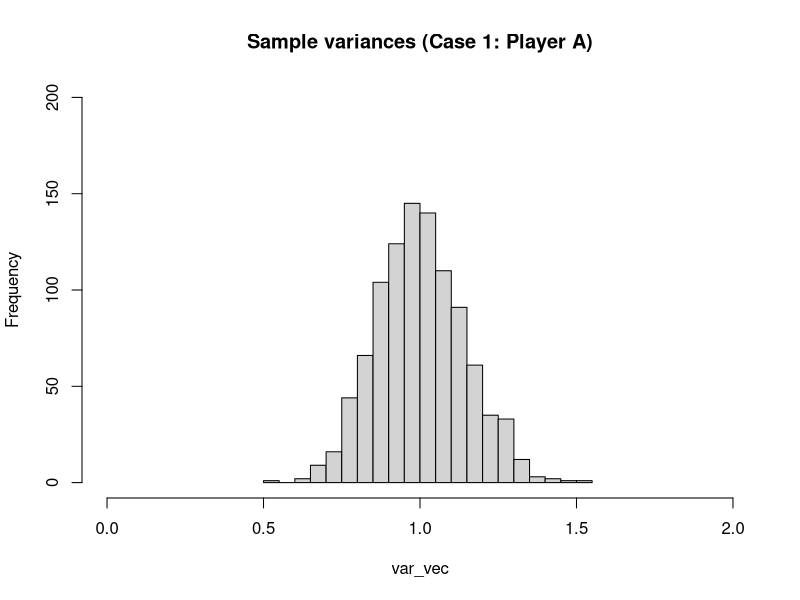
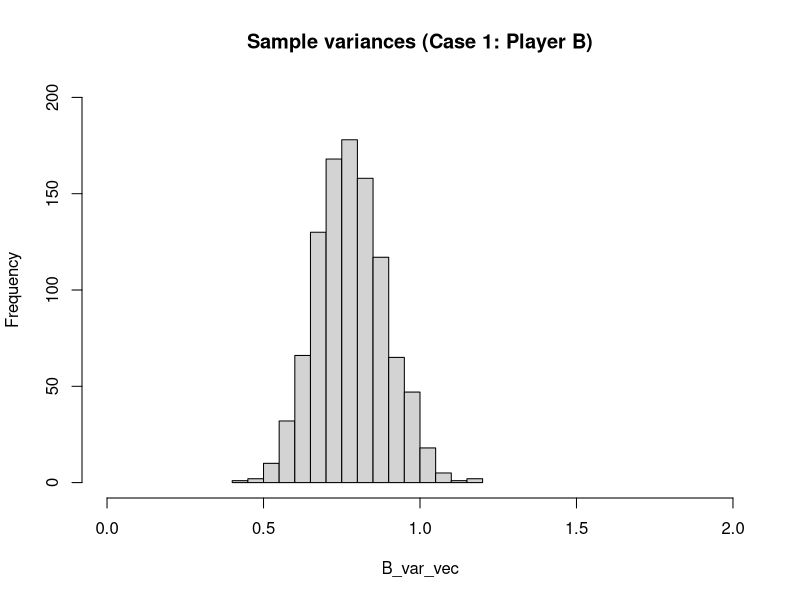
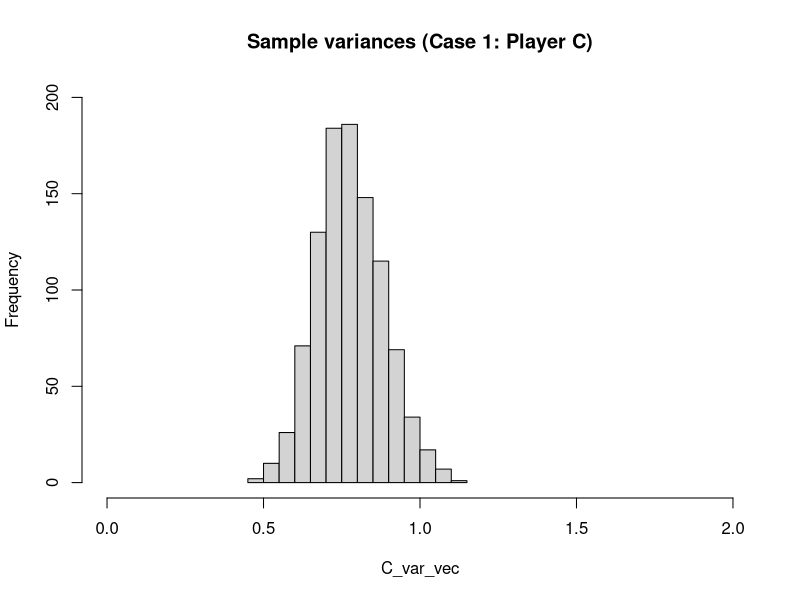
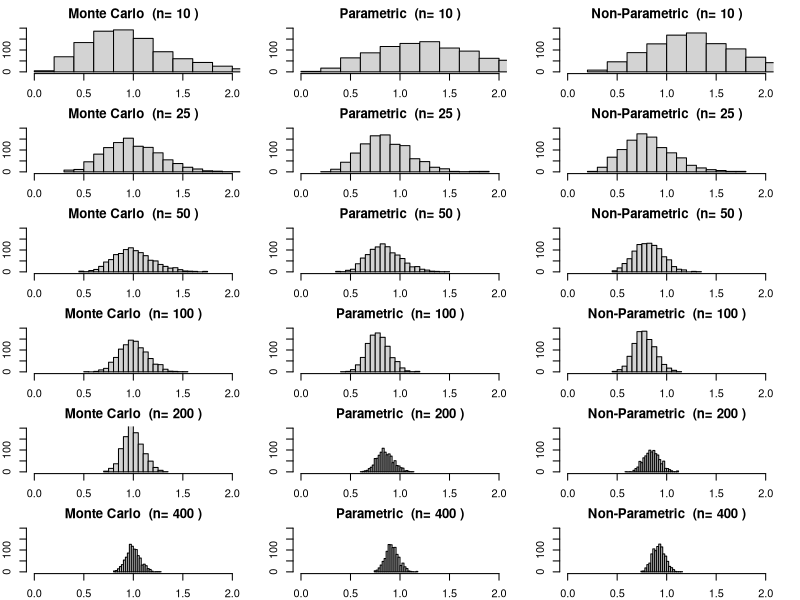
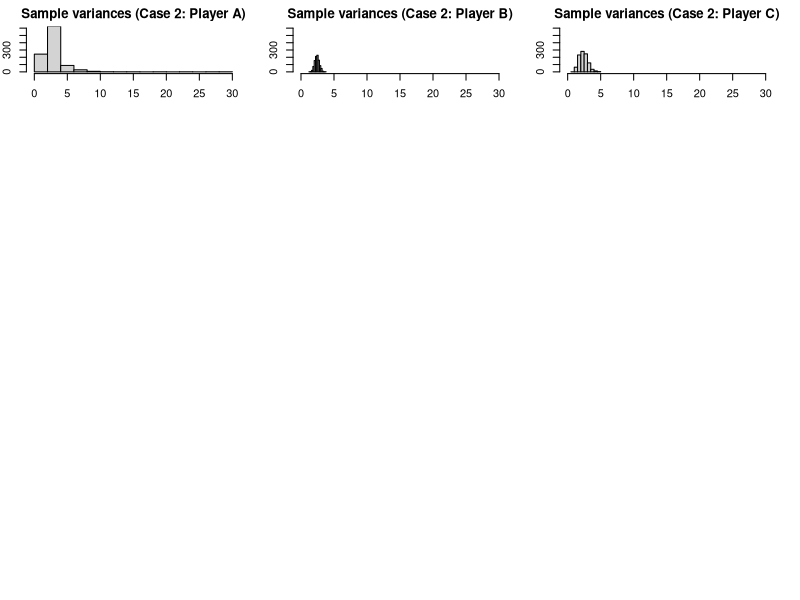
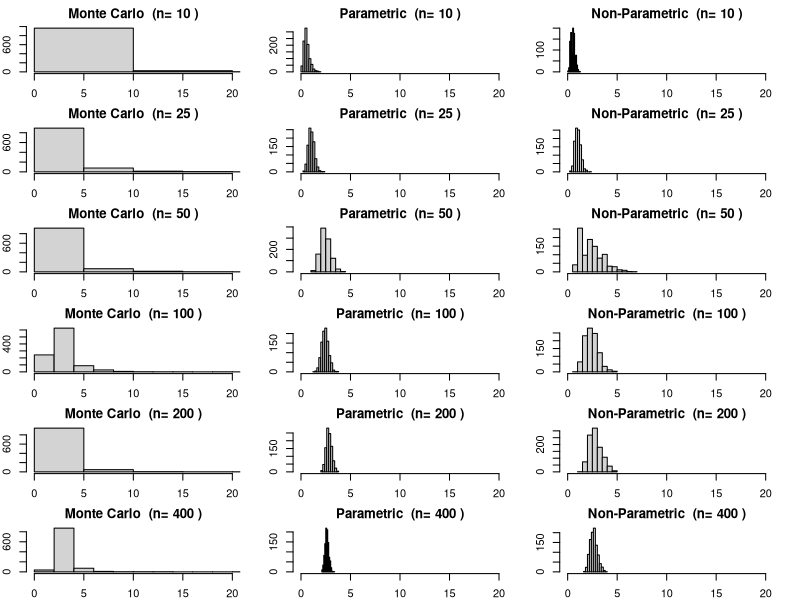
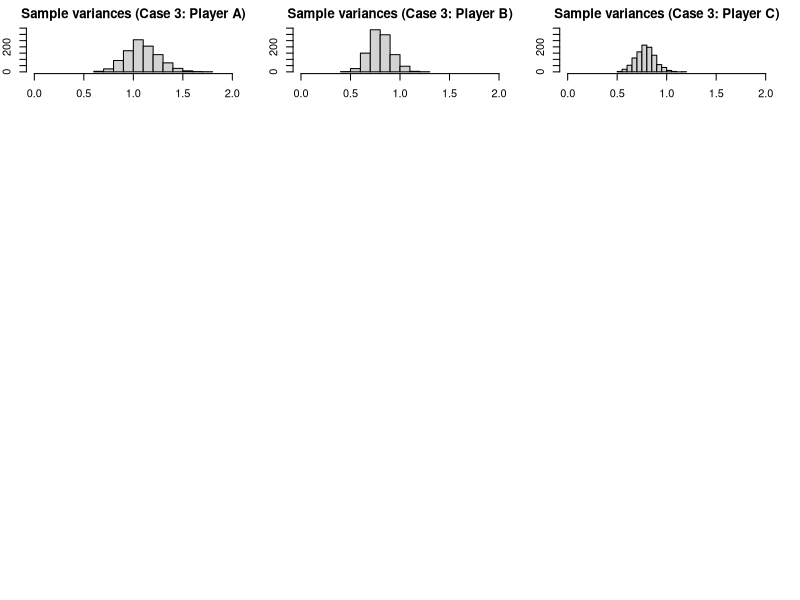
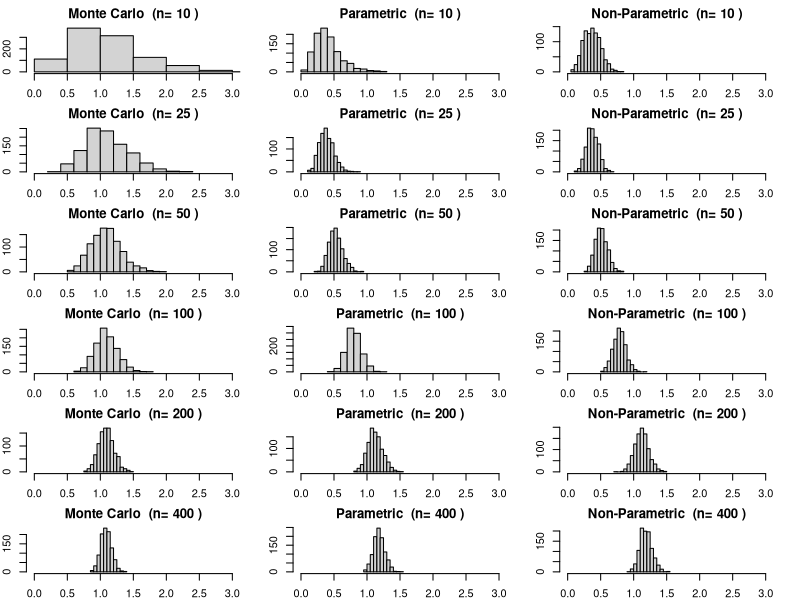

Write R code to recreate these figures, in order. (Note: a time limit stopped this script after it produced the figures.)
## ---- chunk 1
knitr::opts_chunk$set(warning = FALSE, message = FALSE) 
## ---- chunk 2
myRound <- function(x, acc=3) {mult = 10^acc; round(x*mult)/mult}
## ---- chunk 3
# Case 1
n = 100
m=1000
set.seed(0)
origData = rnorm(n) # case 1


# a) Player A
# generate 1000 data sets
set.seed(0)
z = rnorm(n*m)
mat = matrix(z,nrow=m)
#calculate variance for each row
var_vec = apply(mat,1,var) 
samp_mean = mean(var_vec)
samp_var = var(var_vec)
print(paste("The sample mean is (Case 1: Player A): ", myRound(samp_mean)))
print(paste("The sample variance is (Case 1: Player A): ", myRound(samp_var)))
hist(var_vec,
     ylim=c(0,200),
     breaks=20,
     xlim=c(0,2),
     main="Sample variances (Case 1: Player A)")

# b) Player B
# Estimate mean and variance from the sample data
B_var = var(origData)
B_mean = mean(origData)
# simulate new data with 
set.seed(0)
B_mat = matrix(rnorm(n*m, mean = B_mean, sd = sqrt(B_var)),nrow=m)
B_var_vec = apply(B_mat,1,var) 
B_samp_mean = mean(B_var_vec)
B_samp_var = var(B_var_vec)
print(paste("The sample mean is (Case 1: Player B): ", myRound(B_samp_mean)))
print(paste("The sample variance is (Case 1: Player B): ", myRound(B_samp_var)))
hist(B_var_vec,
     ylim=c(0,200),
     breaks=20,
     xlim=c(0,2),
     main="Sample variances (Case 1: Player B)")

# c) Player C
# sample new data
z=sample(x=origData, size=n*m, replace=TRUE)
C_mat = matrix(z,nrow=m)
C_var_vec = apply(C_mat,1,var) 
C_samp_mean = mean(C_var_vec)
C_samp_var = var(C_var_vec)
print(paste("The sample mean is (Case 1: Player C): ", myRound(C_samp_mean)))
print(paste("The sample variance is (Case 1: Player C): ", myRound(C_samp_var)))
hist(C_var_vec,
     ylim=c(0,200),
     breaks=20,
     xlim=c(0,2),
     main="Sample variances (Case 1: Player C)")
## ---- chunk 4
# e)
n_vec=c(10, 25, 50, 100, 200, 400)
methods_vec = c("Monte Carlo", "Parametric", "Non-Parametric")
m=1000
set.seed(0)
data400 = rnorm(400)

# save results in tables
mean_res_df = data.frame(matrix(ncol=7, nrow=3))
var_res_df = data.frame(matrix(ncol=7, nrow=3))
colnames(mean_res_df) = c("Method", n_vec)
colnames(var_res_df) = c("Method", n_vec)
mean_res_df["Method"] = methods_vec
var_res_df["Method"] = methods_vec

par(mfrow=c(6,3),mar=c(2,2,2,2))
for(n in n_vec){
  mean_res_vec = c()
  var_res_vec = c()
  
  #Monte Carlo
  set.seed(0)
  z = rnorm(n*m)
  mat = matrix(z,nrow=m)
  var_vec = apply(mat,1,var) 
  samp_mean = myRound(mean(var_vec))
  samp_var = myRound(var(var_vec))
  mean_res_vec = c(mean_res_vec, samp_mean)
  var_res_vec = c(var_res_vec, samp_var)
  hist(var_vec,
       ylim=c(0,200),
       breaks=20,
       xlim=c(0,2),
       main=paste("Monte Carlo ", 
                  "(n=",n,")"))
  
  # Parametric
  # Estimate mean and variance from the sample data
  z = data400[1:n]
  B_var = var(z)
  B_mean = mean(z)
  # simulate new data with 
  set.seed(0)
  B_mat = matrix(rnorm(n*m, mean = B_mean, sd = sqrt(B_var)),nrow=m)
  B_var_vec = apply(B_mat,1,var) 
  B_samp_mean = myRound(mean(B_var_vec))
  B_samp_var = myRound(var(B_var_vec))
  mean_res_vec = c(mean_res_vec, B_samp_mean)
  var_res_vec = c(var_res_vec, B_samp_var)
  hist(B_var_vec,
       ylim=c(0,200),
       breaks=20,
       xlim=c(0,2),
       main=paste("Parametric ", 
                  "(n=",n,")"))
  
  # c) Player C
  # sample new data
  z=sample(x=data400[1:n], size=n*m, replace=TRUE)
  C_mat = matrix(z,nrow=m)
  C_var_vec = apply(C_mat,1,var) 
  C_samp_mean = myRound(mean(C_var_vec))
  C_samp_var = myRound(var(C_var_vec))
  mean_res_vec = c(mean_res_vec, C_samp_mean)
  var_res_vec = c(var_res_vec, C_samp_var)
  hist(C_var_vec,
       ylim=c(0,200),
       breaks=20,
       xlim=c(0,2),
       main=paste("Non-Parametric ", 
                  "(n=",n,")"))
  
  mean_res_df[as.character(n)] = mean_res_vec
  var_res_df[as.character(n)] = var_res_vec
}
# display tables
knitr::kable(mean_res_df, 
             format = "markdown", 
             caption = "Mean for different n values (Case 1).")
knitr::kable(var_res_df, 
             format = "markdown",
             caption = "Variance for different n values (Case 1).")
## ---- chunk 5
# Case 2
n = 100
m=1000
set.seed(0)
origData = rt(n,df=3); # case 2


# a) Player A
# generate 1000 data sets
set.seed(0)
z = rt(n*m,df=3)
mat = matrix(z,nrow=m)
#calculate variance for each row
var_vec = apply(mat,1,var) 
samp_mean = mean(var_vec)
samp_var = var(var_vec)
print(paste("The sample mean is (Case 2: Player A): ", myRound(samp_mean)))
print(paste("The sample variance is (Case 2: Player A): ", myRound(samp_var)))
hist(var_vec,
     ylim=c(0,600),
     # breaks=20,
     xlim=c(0,30),
     main="Sample variances (Case 2: Player A)")

# b) Player B
# Estimate mean and variance from the sample data
B_var = var(origData)
B_mean = mean(origData)
# simulate new data with 
set.seed(0)
B_mat = matrix(rnorm(n*m, mean = B_mean, sd = sqrt(B_var)),nrow=m)
B_var_vec = apply(B_mat,1,var) 
B_samp_mean = mean(B_var_vec)
B_samp_var = var(B_var_vec)
print(paste("The sample mean is (Case 2: Player B): ", myRound(B_samp_mean)))
print(paste("The sample variance is (Case 2: Player B): ", myRound(B_samp_var)))
hist(B_var_vec,
     ylim=c(0,600),
     # breaks=20,
     xlim=c(0,30),
     main="Sample variances (Case 2: Player B)")

# c) Player C
# sample new data
z=sample(x=origData, size=n*m, replace=TRUE)
C_mat = matrix(z,nrow=m)
C_var_vec = apply(C_mat,1,var) 
C_samp_mean = mean(C_var_vec)
C_samp_var = var(C_var_vec)
print(paste("The sample mean is (Case 2: Player C): ", myRound(C_samp_mean)))
print(paste("The sample variance is (Case 2: Player C): ", myRound(C_samp_var)))
hist(C_var_vec,
     ylim=c(0,600),
     # breaks=20,
     xlim=c(0,30),
     main="Sample variances (Case 2: Player C)")
## ---- chunk 6
# e)
n_vec=c(10, 25, 50, 100, 200, 400)
methods_vec = c("Monte Carlo", "Parametric", "Non-Parametric")
m=1000
set.seed(0)
data400 = rt(400,df=3)

# save results in tables
mean_res_df = data.frame(matrix(ncol=7, nrow=3))
var_res_df = data.frame(matrix(ncol=7, nrow=3))
colnames(mean_res_df) = c("Method", n_vec)
colnames(var_res_df) = c("Method", n_vec)
mean_res_df["Method"] = methods_vec
var_res_df["Method"] = methods_vec

par(mfrow=c(6,3),mar=c(2,2,2,2))
for(n in n_vec){
  mean_res_vec = c()
  var_res_vec = c()
  
  #Monte Carlo
  set.seed(0)
  z = rt(n*m, df=3)
  mat = matrix(z,nrow=m)
  var_vec = apply(mat,1,var) 
  samp_mean = myRound(mean(var_vec))
  samp_var = myRound(var(var_vec))
  mean_res_vec = c(mean_res_vec, samp_mean)
  var_res_vec = c(var_res_vec, samp_var)
  hist(var_vec,
       # ylim=c(0,500),
       # breaks=20,
       xlim=c(0,20),
       main=paste("Monte Carlo ", 
                  "(n=",n,")"))
  
  # Parametric
  # Estimate mean and variance from the sample data
  z = data400[1:n]
  B_var = var(z)
  B_mean = mean(z)
  # simulate new data with 
  set.seed(0)
  B_mat = matrix(rnorm(n*m, mean = B_mean, sd = sqrt(B_var)),nrow=m)
  B_var_vec = apply(B_mat,1,var) 
  B_samp_mean = myRound(mean(B_var_vec))
  B_samp_var = myRound(var(B_var_vec))
  mean_res_vec = c(mean_res_vec, B_samp_mean)
  var_res_vec = c(var_res_vec, B_samp_var)
  hist(B_var_vec,
       # ylim=c(0,500),
       # breaks=20,
       xlim=c(0,20),
       main=paste("Parametric ", 
                  "(n=",n,")"))
  
  # c) Player C
  # sample new data
  z=sample(x=data400[1:n], size=n*m, replace=TRUE)
  C_mat = matrix(z,nrow=m)
  C_var_vec = apply(C_mat,1,var) 
  C_samp_mean = myRound(mean(C_var_vec))
  C_samp_var = myRound(var(C_var_vec))
  mean_res_vec = c(mean_res_vec, C_samp_mean)
  var_res_vec = c(var_res_vec, C_samp_var)
  hist(C_var_vec,
       # ylim=c(0,500),
       # breaks=20,
       xlim=c(0,20),
       main=paste("Non-Parametric ", 
                  "(n=",n,")"))
  
  mean_res_df[as.character(n)] = mean_res_vec
  var_res_df[as.character(n)] = var_res_vec
}
# display tables
knitr::kable(mean_res_df, 
             format = "markdown", 
             caption = "Mean for different n values (Case 2).")
knitr::kable(var_res_df, 
             format = "markdown",
             caption = "Variance for different n values (Case 2).")
## ---- chunk 7
# Case 3
n = 100
m=1000
set.seed(0)
origData = rt(n,df=25); # case 3


# a) Player A
# generate 1000 data sets
set.seed(0)
z = rt(n*m,df=25)
mat = matrix(z,nrow=m)
#calculate variance for each row
var_vec = apply(mat,1,var) 
samp_mean = mean(var_vec)
samp_var = var(var_vec)
print(paste("The sample mean is (Case 3: Player A): ", myRound(samp_mean)))
print(paste("The sample variance is (Case 3: Player A): ", myRound(samp_var)))
hist(var_vec,
     ylim=c(0,350),
     # breaks=20,
     xlim=c(0,2),
     main="Sample variances (Case 3: Player A)")

# b) Player B
# Estimate mean and variance from the sample data
B_var = var(origData)
B_mean = mean(origData)
# simulate new data with 
set.seed(0)
B_mat = matrix(rnorm(n*m, mean = B_mean, sd = sqrt(B_var)),nrow=m)
B_var_vec = apply(B_mat,1,var) 
B_samp_mean = mean(B_var_vec)
B_samp_var = var(B_var_vec)
print(paste("The sample mean is (Case 3: Player B): ", myRound(B_samp_mean)))
print(paste("The sample variance is (Case 3: Player B): ", myRound(B_samp_var)))
hist(B_var_vec,
     ylim=c(0,350),
     # breaks=20,
     xlim=c(0,2),
     main="Sample variances (Case 3: Player B)")

# c) Player C
# sample new data
z=sample(x=origData, size=n*m, replace=TRUE)
C_mat = matrix(z,nrow=m)
C_var_vec = apply(C_mat,1,var) 
C_samp_mean = mean(C_var_vec)
C_samp_var = var(C_var_vec)
print(paste("The sample mean is (Case 3: Player C): ", myRound(C_samp_mean)))
print(paste("The sample variance is (Case 3: Player C): ", myRound(C_samp_var)))
hist(C_var_vec,
     ylim=c(0,350),
     # breaks=20,
     xlim=c(0,2),
     main="Sample variances (Case 3: Player C)")
## ---- chunk 8
# e)
n_vec=c(10, 25, 50, 100, 200, 400)
methods_vec = c("Monte Carlo", "Parametric", "Non-Parametric")
m=1000
set.seed(0)
data400 = rt(400,df=25)

# save results in tables
mean_res_df = data.frame(matrix(ncol=7, nrow=3))
var_res_df = data.frame(matrix(ncol=7, nrow=3))
colnames(mean_res_df) = c("Method", n_vec)
colnames(var_res_df) = c("Method", n_vec)
mean_res_df["Method"] = methods_vec
var_res_df["Method"] = methods_vec

par(mfrow=c(6,3),mar=c(2,2,2,2))
for(n in n_vec){
  mean_res_vec = c()
  var_res_vec = c()
  
  #Monte Carlo
  set.seed(0)
  z = rt(n*m, df=25)
  mat = matrix(z,nrow=m)
  var_vec = apply(mat,1,var) 
  samp_mean = myRound(mean(var_vec))
  samp_var = myRound(var(var_vec))
  mean_res_vec = c(mean_res_vec, samp_mean)
  var_res_vec = c(var_res_vec, samp_var)
  hist(var_vec,
       # ylim=c(0,500),
       # breaks=20,
       xlim=c(0,3),
       main=paste("Monte Carlo ", 
                  "(n=",n,")"))
  
  # Parametric
  # Estimate mean and variance from the sample data
  z = data400[1:n]
  B_var = var(z)
  B_mean = mean(z)
  # simulate new data with 
  set.seed(0)
  B_mat = matrix(rnorm(n*m, mean = B_mean, sd = sqrt(B_var)),nrow=m)
  B_var_vec = apply(B_mat,1,var) 
  B_samp_mean = myRound(mean(B_var_vec))
  B_samp_var = myRound(var(B_var_vec))
  mean_res_vec = c(mean_res_vec, B_samp_mean)
  var_res_vec = c(var_res_vec, B_samp_var)
  hist(B_var_vec,
       # ylim=c(0,500),
       # breaks=20,
       xlim=c(0,3),
       main=paste("Parametric ", 
                  "(n=",n,")"))
  
  # c) Player C
  # sample new data
  z=sample(x=data400[1:n], size=n*m, replace=TRUE)
  C_mat = matrix(z,nrow=m)
  C_var_vec = apply(C_mat,1,var) 
  C_samp_mean = myRound(mean(C_var_vec))
  C_samp_var = myRound(var(C_var_vec))
  mean_res_vec = c(mean_res_vec, C_samp_mean)
  var_res_vec = c(var_res_vec, C_samp_var)
  hist(C_var_vec,
       # ylim=c(0,500),
       # breaks=20,
       xlim=c(0,3),
       main=paste("Non-Parametric ", 
                  "(n=",n,")"))
  
  mean_res_df[as.character(n)] = mean_res_vec
  var_res_df[as.character(n)] = var_res_vec
}
# display tables
knitr::kable(mean_res_df, 
             format = "markdown", 
             caption = "Mean for different n values (Case 3).")
knitr::kable(var_res_df, 
             format = "markdown",
             caption = "Variance for different n values (Case 3).")
## ---- chunk 9
myCVids <- function(n, K, seed=0) {
# balanced subsets generation (subset sizes differ by at most 1)
# n is the number of observations/rows in the training set
# K is the desired number of folds (e.g., 5 or 10)
set.seed(seed);
t = floor(n/K); r = n-t*K;
id0 = rep((1:K),times=t)
ids = sample(id0,t*K)
if (r > 0) {ids = c(ids, sample(K,r))}
ids
}

# two-sample t test
column_t_test <- function(features, target){
  tests = lapply(seq(1,ncol(features)),function(x){t.test(features[,x]~target)})
  pval_lst = lapply(seq(1,length(tests)),function(x){tests[[x]]$p.value})
  return(list(tests, pval_lst))
}


# keep features with p-value <= 0.05
top_features <- function(pval_lst, p_val, p_min){
  bool_lst = lapply(seq(1,length(pval_lst)),function(x){pval_lst[[x]] < p_val})
  if(sum(as.integer(bool_lst))<=p_min){
    pval_df = t(data.frame(pval_lst))
    row.names(pval_df) <- NULL
    bool_df=data.frame(pval_sig=matrix(unlist(bool_lst), nrow=length(bool_lst), 
                                       byrow=TRUE))
    bool_df$p_val <- pval_df[,1]
    selected_df = bool_df[bool_df$pval_sig==TRUE,]
    feat_index_vec = as.numeric(rownames(selected_df))
    return(feat_index_vec)
  }else{
    pval_df = t(data.frame(pval_lst))
    row.names(pval_df) <- NULL
    bool_df=data.frame(pval_sig=matrix(unlist(bool_lst), nrow=length(bool_lst), 
                                       byrow=TRUE))
    bool_df$p_val <- pval_df[,1]
    bool_df$p_top = FALSE
    sorted_res = sort(bool_df$p_val, index.return=TRUE)
    bool_df[head(sorted_res$ix,p_min),]$p_top = TRUE
    bool_df$p_select = as.logical(bool_df$pval_sig*bool_df$p_top)
    selected_df = bool_df[bool_df$p_select==TRUE,]
    feat_index_vec = as.numeric(rownames(selected_df))
    return(feat_index_vec)
  }
  
  
}

# Mis-classification ratio calculation
MCR <- function(true_vals, pred_probs, threshold=0.5){
  if(length(true_vals)!=length(pred_probs)){
    print("ERROR: predictions and true values not of same shape")
  }else{
    pred_vals = as.integer((pred_probs > threshold))
    mcr = sum(pred_vals != true_vals)/length(true_vals)
    return(mcr)
  }
}
## ---- chunk 10
# Generate data
set.seed(0) # set seed
n = 25 # number of samples in each class
nr = n*2 # total number of samples
Y = c(rep(1,n),rep(0,n)) # target values
k=10 # k value for cross validation
p_star_vec = c(5,10,20,40) # p* values to select the top features in the data
i_vec = seq(5) #different values of i for different sized data sets

# create matrix where results will be stored
mcr_i_pstar_df = data.frame(matrix(0, 
                                   nrow = length(p_star_vec), 
                                   ncol = length(i_vec)+1)) 
mcr_i_pstar_df[,1] = p_star_vec # add p* values to results table

# loop over values of i to make different data sets
for(i in i_vec){
  nc = 200*2^i # nc = 6400
  M = matrix(rnorm(nr*nc),nrow=nr)
  X = M[,1:nc] # features of data
  # calculate cross validation indexes
  # this is applied only after feature selection
  ids = myCVids(n=nr, K=k, seed=0)
  # feature selection
  # apply two-sample t-test
  t_test_results = column_t_test(features=X, target=Y)
  # get all features according to p-value at differing values of p_star
  # create vector to store mean mcr values for each p* subset
  mean_pstar_mcr_vec = c() 
  
  # loop over p* values to create a subset of selected features
  for(p_star in p_star_vec){
    feat_index_vec = c(top_features(pval_lst=t_test_results[[2]],
                                    p_val=0.05, 
                                    p_min=p_star))
    
    X_pstar = X[,feat_index_vec]
    k_mcr_vec = c() # store all MCR values for each k

    # loop over k to calculate the MCR for each fold
    for( k in seq(k)){
      isk = (ids == k) # k varies from 1 to K
      valid.k = which(isk) # test data index
      train.k = which(!isk) # train data index
      # get all training data in single data frame
      train_df = data.frame(Y=Y[train.k], X_pstar[train.k,])
      # get all testing data in single data frame
      val_df = data.frame(Y=Y[valid.k], X_pstar[valid.k,])
      
      # train a Logistic regression model
      LR = glm(Y ~ .,
              data=train_df,
              family="binomial")
      
      # get estimated probabilities on the test data 
      LR_probs = data.frame(
                    predict(LR,
                    val_df,
                    type ="response"
                    )
                  )
      
      # use the probabilities to calculate the MCR
      mcr = MCR(
              true_vals=val_df$Y,
              pred_probs=LR_probs[,1],
              threshold=0.5)
      
      k_mcr_vec = c(k_mcr_vec, mcr)
    }
    mean_pstar_mcr = mean(k_mcr_vec) # get the mean MCR for all values of k

    mean_pstar_mcr_vec = c(mean_pstar_mcr_vec, mean_pstar_mcr)
  }
  mcr_i_pstar_df[,i+1] = mean_pstar_mcr_vec
}
# add all data to a data frame and transform to be in the correct format
mcr_i_pstar_df = t(mcr_i_pstar_df)
rownames(mcr_i_pstar_df) = c("p*", i_vec)
knitr::kable(mcr_i_pstar_df, format = "markdown") # display table

## ---- chunk 11
# Generate data
set.seed(0) # set seed
n = 25 # number of samples in each class
nr = n*2 # total number of samples
Y = c(rep(1,n),rep(0,n)) # target values
k=10 # k value for cross validation
p_star_vec = c(5,10,20,40) # p* values to select the top features in the data
i_vec = seq(5) #different values of i for different sized data sets

# create matrix where results will be stored
mcr_i_pstar_df = data.frame(matrix(0,
                                   nrow = length(p_star_vec),
                                   ncol = length(i_vec)+1))
mcr_i_pstar_df[,1] = p_star_vec # add p* values to results table
progress=0
# loop over values of i to make different data sets
for(i in i_vec){
  nc = 200*2^i # nc = 6400
  M = matrix(rnorm(nr*nc),nrow=nr)
  X = M[,1:nc] # features of data
  # calculate cross validation indexes
  # this is applied only after feature selection
  ids = myCVids(n=nr, K=k, seed=0)

  # get all features according to p-value at differing values of p_star
  # create vector to store mean mcr values for each p* subset
  mean_pstar_mcr_vec = c()

  # loop over p* values to create a subset of selected features
  for(p_star in p_star_vec){
    k_mcr_vec = c() # store all mcr values for each k

    # k-fold cross validation
    # loop over k to calculate the MCR for each fold
    for( k in seq(k)){
      progress=progress+1
      # print(myRound(progress/200)*100)
      isk = (ids == k) # k varies from 1 to K
      valid.k = which(isk) # test data index
      train.k = which(!isk) # train data index


      # feature selection
      # apply two-sample t-test
      t_test_results = column_t_test(features=X[train.k,], target=Y[train.k])
      feat_index_vec = c(top_features(pval_lst=t_test_results[[2]],
                                p_val=0.05,
                                p_min=p_star))
      X_pstar = X[,feat_index_vec]


      # get all training data in single data frame
      train_df = data.frame(Y=Y[train.k], X_pstar[train.k,])
      # get all testing data in single data frame
      val_df = data.frame(Y=Y[valid.k], X_pstar[valid.k,])

      # train a Logistic regression model
      LR = glm(Y ~ .,
              data=train_df,
              family="binomial")

      # get estimated probabilities on the test data
      LR_probs = data.frame(
                    predict(LR,
                    val_df,
                    type ="response"
                    )
                  )

      # use the probabilities to calculate the MCR
      mcr = MCR(
              true_vals=val_df$Y,
              pred_probs=LR_probs[,1],
              threshold=0.5)

      k_mcr_vec = c(k_mcr_vec, mcr)
    }
    mean_pstar_mcr = mean(k_mcr_vec) # get the mean MCR for all values of k

    mean_pstar_mcr_vec = c(mean_pstar_mcr_vec, mean_pstar_mcr)
  }
  mcr_i_pstar_df[,i+1] = mean_pstar_mcr_vec
}
# add all data to a data frame and transform to be in the correct format
mcr_i_pstar_df = t(mcr_i_pstar_df)
rownames(mcr_i_pstar_df) = c("p*", i_vec)
knitr::kable(mcr_i_pstar_df, format = "markdown") # display table
## ---- chunk 12
# functions
myCVids <- function(n, K, seed=0) {
# balanced subsets generation (subset sizes differ by at most 1)
# n is the number of observations/rows in the training set
# K is the desired number of folds (e.g., 5 or 10)
set.seed(seed);
t = floor(n/K); r = n-t*K;
id0 = rep((1:K),times=t)
ids = sample(id0,t*K)
if (r > 0) {ids = c(ids, sample(K,r))}
ids
}

genData <- function(n, seed=0) {
set.seed(seed)
x = seq(-1,1,length.out=n)
y = x - x^2 + 2*rnorm(n) # true sigma = 2;
out.df = data.frame(x=x, y=y)
out.df
}
## ---- chunk 13
# parameters
set.seed(100)
d_vec = seq(0,4)
# generate data
train.df = genData(n=200,seed=100)
test.df = genData(400)

# create k-fold indexes
k=5
inds.part = myCVids(n=nrow(train.df),K=k)
# create a data frame to save results into
M = matrix(0, nrow = (length(d_vec)), ncol = k+1)
KFOLD_df = data.frame(M) 
KFOLD_df[,1] = d_vec # add degrees to results table
colnames(KFOLD_df) = c("Degree", seq(k))

# loop over k-folds
for( k in seq(k)){
  isk = (inds.part == k) # k varies from 1 to K
  valid.k = which(isk) # test data index
  train.k = which(!isk)
  # split data 
  train_sub_df = train.df[train.k,]
  valid_df = train.df[valid.k,]
  
  d_mse_vec = c()
  for(d in d_vec){
    if(d==0){
      # train a polynomial model
      PR = lm(y ~ 1, data=train_sub_df)
    }else{
     # train a polynomial model
      PR = lm(y ~ poly(x, d, raw = TRUE), data=train_sub_df) 
    }
    # get predicted values to calculate MSE
    pred_val = predict(PR, valid_df, type="response")
    pred_true_val_df = data.frame(pred = pred_val, actual = valid_df$y)
    #calculate MSE
    mse = mean((pred_true_val_df$actual - pred_true_val_df$pred)^2)
    d_mse_vec = c(d_mse_vec, mse)
  }
  KFOLD_df[,k+1] = d_mse_vec
}

# tally of MSE
KFOLD_df$Total_MSE = rowSums(KFOLD_df[2:ncol(KFOLD_df)])
knitr::kable(KFOLD_df, 
             format = "markdown",
             caption = "MSE by 5 folds at different degrees on validation data.") # display table
# print best d value
print(paste("The best K-fold degree is: ",
            as.character(KFOLD_df[which.min(KFOLD_df$Total_MSE),]$Degree)))
## ---- chunk 14
# create k-fold indexes
k=nrow(train.df)
inds.part = myCVids(n=nrow(train.df),K=k)
# create a data frame to save results into
M = matrix(0, nrow = (length(d_vec)), ncol = k+1)
LOOCV_df = data.frame(M) 
LOOCV_df[,1] = d_vec # add degrees to results table
colnames(LOOCV_df) = c("Degree", seq(k))

# loop over k-folds
for( k in seq(k)){
  isk = (inds.part == k) # k varies from 1 to K
  valid.k = which(isk) # test data index
  train.k = which(!isk)
  # split data 
  train_sub_df = train.df[train.k,]
  valid_df = train.df[valid.k,]
  
  d_mse_vec = c()
  for(d in d_vec){
    if(d==0){
      # train a polynomial model
      PR = lm(y ~ 1, data=train_sub_df)
    }else{
     # train a polynomial model
      PR = lm(y ~ poly(x, d, raw = TRUE), data=train_sub_df) 
    }
    # get predicted values to calculate MSE
    pred_val = predict(PR, valid_df, type="response")
    pred_true_val_df = data.frame(pred = pred_val, actual = valid_df$y)
    #calculate MSE
    mse = mean((pred_true_val_df$actual - pred_true_val_df$pred)^2)
    d_mse_vec = c(d_mse_vec, mse)
  }
  LOOCV_df[,k+1] = d_mse_vec
}

# estimate test data MSE
test_d_vec = c()
for(d in d_vec){
  if(d==0){
    # train a polynomial model
    PR = lm(y ~ 1, data=train.df)
  }else{
   # train a polynomial model
    PR = lm(y ~ poly(x, d, raw = TRUE), data=train.df) 
  }
  # get predicted values to calculate MSE
  pred_val = predict(PR, test.df, type="response")
  pred_true_val_df = data.frame(pred = pred_val, actual = test.df$y)
  #calculate MSE
  mse = mean((pred_true_val_df$actual - pred_true_val_df$pred)^2)
  test_d_vec = c(test_d_vec, mse)
}

# tally of MSE
LOOCV_df$Total_validation_MSE = rowSums(LOOCV_df[2:ncol(LOOCV_df)])
LOOCV_df$Test_MSE = test_d_vec
knitr::kable(LOOCV_df[,c(1,k+2,k+3)], 
             format = "markdown",
             caption = "Total MSE of LOOCV at different degrees on validation data.") # display table
# print best d value
print(paste("The best LOOCV degree is: ",
            as.character(LOOCV_df[which.min(LOOCV_df$Total_validation_MSE),]$Degree)))

## ---- chunk 15
# estimate test data MSE
train_d_vec = c()
test_d_vec = c()
for(d in d_vec){
  if(d==0){
    # train a polynomial model
    PR = lm(y ~ 1, data=train.df)
  }else{
   # train a polynomial model
    PR = lm(y ~ poly(x, d, raw = TRUE), data=train.df) 
  }
  # get predicted values to calculate MSE
  pred_val = predict(PR, test.df, type="response")
  pred_true_val_df = data.frame(pred = pred_val, actual = test.df$y)
  #calculate MSE
  mse = mean((pred_true_val_df$actual - pred_true_val_df$pred)^2)
  test_d_vec = c(test_d_vec, mse)
  
  # get predicted values to calculate MSE
  pred_val = predict(PR, train.df, type="response")
  pred_true_val_df = data.frame(pred = pred_val, actual = train.df$y)
  #calculate MSE
  mse = mean((pred_true_val_df$actual - pred_true_val_df$pred)^2)
  train_d_vec = c(train_d_vec, mse)
}

# visualize LOOCV and K-fold CV
# calculate max and min limits of data KFOLD
# kfold_max_vec = apply(KFOLD_df[, 2:(ncol(KFOLD_df)-1)], 1, max)
# kfold_min_vec = apply(KFOLD_df[, 2:(ncol(KFOLD_df)-1)], 1, min)
kfold_mean_vec = apply(KFOLD_df[, 2:(ncol(KFOLD_df)-1)], 1, mean)
# calculate max and min limits of data for LOOCV
# loocv_max_vec = apply(LOOCV_df[, 2:(ncol(LOOCV_df)-1)], 1, max)
# loocv_min_vec = apply(LOOCV_df[, 2:(ncol(LOOCV_df)-1)], 1, min)
loocv_mean_vec = apply(LOOCV_df[, 2:(ncol(LOOCV_df)-2)], 1, mean)



{plot(x=KFOLD_df$Degree, 
     y=kfold_mean_vec,
     ylab="Mean Squared Error",
     main="Mean MSE from CV",
     xlab="Degree of Polynomial",
     type='b',
     col='red',
     pch = 16,
     lwd=3,
     ylim=c(3,4.5)
     )
lines(x=LOOCV_df$Degree,
     y=loocv_mean_vec,
     type='b',
     col='blue',
     pch = 16,
     lwd=3)
lines(x=LOOCV_df$Degree,
     y=test_d_vec,
     type='b',
     col='black',
     pch = 16,
     lwd=3)
lines(x=LOOCV_df$Degree,
     y=train_d_vec,
     type='b',
     col='black',
     lty=3,
     pch = 16,
     lwd=3)
abline(v=KFOLD_df[which.min(KFOLD_df$Total_MSE),]$Degree,
     col='red',
     pch = 16,
     lty=3,
     lwd=3)
abline(v=LOOCV_df[which.min(LOOCV_df$Total_validation_MSE),]$Degree,
     col='blue',
     pch = 16,
     lty=2,
     lwd=3)
legend("topright",
       inset = 0.01, 
       legend = c("Training LOOCV MSE", 
                  "Training K-fold CV MSE", 
                  "LOOCV best d", 
                  "K-fold CV best d",
                  "Test data MSE (No CV)",
                  "Train data MSE (No CV)"),
       lty = c(1,1,2,3,1,3),
       col = c("blue", "red","blue", "red", "black", "black"),
       lwd = 2)}
## ---- chunk 16
# parameters
set.seed(100)
d_vec = seq(0,4)
# generate data
train.df = genData(n=400,seed=100)
test.df = genData(400)

# create k-fold indexes
k=5
inds.part = myCVids(n=nrow(train.df),K=k)
# create a data frame to save results into
M = matrix(0, nrow = (length(d_vec)), ncol = k+1)
KFOLD_df = data.frame(M) 
KFOLD_df[,1] = d_vec # add degrees to results table
colnames(KFOLD_df) = c("Degree", seq(k))

# loop over k-folds
for( k in seq(k)){
  isk = (inds.part == k) # k varies from 1 to K
  valid.k = which(isk) # test data index
  train.k = which(!isk)
  # split data 
  train_sub_df = train.df[train.k,]
  valid_df = train.df[valid.k,]
  
  d_mse_vec = c()
  for(d in d_vec){
    if(d==0){
      # train a polynomial model
      PR = lm(y ~ 1, data=train_sub_df)
    }else{
     # train a polynomial model
      PR = lm(y ~ poly(x, d, raw = TRUE), data=train_sub_df) 
    }
    # get predicted values to calculate MSE
    pred_val = predict(PR, valid_df, type="response")
    pred_true_val_df = data.frame(pred = pred_val, actual = valid_df$y)
    #calculate MSE
    mse = mean((pred_true_val_df$actual - pred_true_val_df$pred)^2)
    d_mse_vec = c(d_mse_vec, mse)
  }
  KFOLD_df[,k+1] = d_mse_vec
}

# tally of MSE
KFOLD_df$Total_MSE = rowSums(KFOLD_df[2:ncol(KFOLD_df)])
knitr::kable(KFOLD_df, 
             format = "markdown",
             caption = "MSE by 5 folds at different degrees on validation data.") # display table
# print best d value
print(paste("The best K-fold degree is: ",
            as.character(KFOLD_df[which.min(KFOLD_df$Total_MSE),]$Degree)))

# create k-fold indexes
k=nrow(train.df)
inds.part = myCVids(n=nrow(train.df),K=k)
# create a data frame to save results into
M = matrix(0, nrow = (length(d_vec)), ncol = k+1)
LOOCV_df = data.frame(M) 
LOOCV_df[,1] = d_vec # add degrees to results table
colnames(LOOCV_df) = c("Degree", seq(k))

# loop over k-folds
for( k in seq(k)){
  isk = (inds.part == k) # k varies from 1 to K
  valid.k = which(isk) # test data index
  train.k = which(!isk)
  # split data 
  train_sub_df = train.df[train.k,]
  valid_df = train.df[valid.k,]
  
  d_mse_vec = c()
  for(d in d_vec){
    if(d==0){
      # train a polynomial model
      PR = lm(y ~ 1, data=train_sub_df)
    }else{
     # train a polynomial model
      PR = lm(y ~ poly(x, d, raw = TRUE), data=train_sub_df) 
    }
    # get predicted values to calculate MSE
    pred_val = predict(PR, valid_df, type="response")
    pred_true_val_df = data.frame(pred = pred_val, actual = valid_df$y)
    #calculate MSE
    mse = mean((pred_true_val_df$actual - pred_true_val_df$pred)^2)
    d_mse_vec = c(d_mse_vec, mse)
  }
  LOOCV_df[,k+1] = d_mse_vec
}

# estimate test data MSE
test_d_vec = c()
for(d in d_vec){
  if(d==0){
    # train a polynomial model
    PR = lm(y ~ 1, data=train.df)
  }else{
   # train a polynomial model
    PR = lm(y ~ poly(x, d, raw = TRUE), data=train.df) 
  }
  # get predicted values to calculate MSE
  pred_val = predict(PR, test.df, type="response")
  pred_true_val_df = data.frame(pred = pred_val, actual = test.df$y)
  #calculate MSE
  mse = mean((pred_true_val_df$actual - pred_true_val_df$pred)^2)
  test_d_vec = c(test_d_vec, mse)
}

# tally of MSE
LOOCV_df$Total_validation_MSE = rowSums(LOOCV_df[2:ncol(LOOCV_df)])
LOOCV_df$Test_MSE = test_d_vec
knitr::kable(LOOCV_df[,c(1,k+2,k+3)], 
             format = "markdown",
             caption = "Total MSE of LOOCV at different degrees on validation data.") # display table
# print best d value
print(paste("The best LOOCV degree is: ",
            as.character(LOOCV_df[which.min(LOOCV_df$Total_validation_MSE),]$Degree)))

# estimate test data MSE
train_d_vec = c()
test_d_vec = c()
for(d in d_vec){
  if(d==0){
    # train a polynomial model
    PR = lm(y ~ 1, data=train.df)
  }else{
   # train a polynomial model
    PR = lm(y ~ poly(x, d, raw = TRUE), data=train.df) 
  }
  # get predicted values to calculate MSE
  pred_val = predict(PR, test.df, type="response")
  pred_true_val_df = data.frame(pred = pred_val, actual = test.df$y)
  #calculate MSE
  mse = mean((pred_true_val_df$actual - pred_true_val_df$pred)^2)
  test_d_vec = c(test_d_vec, mse)
  
  # get predicted values to calculate MSE
  pred_val = predict(PR, train.df, type="response")
  pred_true_val_df = data.frame(pred = pred_val, actual = train.df$y)
  #calculate MSE
  mse = mean((pred_true_val_df$actual - pred_true_val_df$pred)^2)
  train_d_vec = c(train_d_vec, mse)
}

# visualize LOOCV and K-fold CV
# calculate max and min limits of data KFOLD
# kfold_max_vec = apply(KFOLD_df[, 2:(ncol(KFOLD_df)-1)], 1, max)
# kfold_min_vec = apply(KFOLD_df[, 2:(ncol(KFOLD_df)-1)], 1, min)
kfold_mean_vec = apply(KFOLD_df[, 2:(ncol(KFOLD_df)-1)], 1, mean)
# calculate max and min limits of data for LOOCV
# loocv_max_vec = apply(LOOCV_df[, 2:(ncol(LOOCV_df)-1)], 1, max)
# loocv_min_vec = apply(LOOCV_df[, 2:(ncol(LOOCV_df)-1)], 1, min)
loocv_mean_vec = apply(LOOCV_df[, 2:(ncol(LOOCV_df)-2)], 1, mean)

{plot(x=KFOLD_df$Degree, 
     y=kfold_mean_vec,
     ylab="Mean Squared Error",
     main="Mean MSE from CV",
     xlab="Degree of Polynomial",
     type='b',
     col='red',
     pch = 16,
     lwd=3,
     ylim=c(3.5,4.5)
     )
lines(x=LOOCV_df$Degree,
     y=loocv_mean_vec,
     type='b',
     col='blue',
     pch = 16,
     lwd=3)
lines(x=LOOCV_df$Degree,
     y=test_d_vec,
     type='b',
     col='black',
     pch = 16,
     lwd=3)
lines(x=LOOCV_df$Degree,
     y=train_d_vec,
     type='b',
     col='black',
     lty=3,
     pch = 16,
     lwd=3)
abline(v=KFOLD_df[which.min(KFOLD_df$Total_MSE),]$Degree,
     col='red',
     pch = 16,
     lty=3,
     lwd=3)
abline(v=LOOCV_df[which.min(LOOCV_df$Total_validation_MSE),]$Degree,
     col='blue',
     pch = 16,
     lty=2,
     lwd=3)
legend("topright",
       inset = 0.01, 
       legend = c("Training LOOCV MSE", 
                  "Training K-fold CV MSE", 
                  "LOOCV best d", 
                  "K-fold CV best d",
                  "Test data MSE (No CV)",
                  "Train data MSE (No CV)"),
       lty = c(1,1,2,3,1,3),
       col = c("blue", "red","blue", "red", "black", "black"),
       lwd = 2,
       cex = 0.75)}
## ---- chunk 17
# assume values for x and cfp
# x = 0.25
cfp=1
n=100


x_vec=c()
A_vec=c()
C_vec=c()
R_vec=c()
FPR_vec=c()
TPR_vec=c()
G_vec=c()
for (x in seq(0.01,0.99,0.01)) {
  A=c(0.5, 0.2)
  C=c(cfp, 10*cfp)
  R=c(x, sqrt(x))
  
  Ai=0
  for(q in A){
    Ai = Ai+1
    P=n*q
    N=n*(1-q)
    
    Ri=0
    for(tpr in R){
      Ri=Ri+1
      # calculate TP, FP, TN, and FN with regards to x
      TP = tpr*P
      FN = P-TP
      FP = x*N
      TN = N-FP
      FPR = x
      TPR = tpr
      
      Ci=0
      for(cfn in C){
        Ci=Ci+1
        G = cfn*FN + cfp*FP
        
        x_vec=c(x_vec,x)
        A_vec=c(A_vec,Ai)
        C_vec=c(C_vec,Ci)
        R_vec=c(R_vec,Ri)
        FPR_vec=c(FPR_vec,FPR)
        TPR_vec=c(TPR_vec,TPR)
        G_vec=c(G_vec,G)
        
        # print(paste("(A:",as.character(Ai),")"))
        # print(paste("(C:",as.character(Ci),")"))
        # print(paste("(R:",as.character(Ri),")"))
        # print(paste("FPR = ", FPR))
        # print(paste("TPR = ", TPR))
        # print(paste("G = ", G))
        # print("----------------------------")
        
        
      }
    }
    
  }
}

results_df = data.frame(x_vec, 
                          A_vec,
                          C_vec,
                          R_vec, 
                          FPR_vec,
                          TPR_vec,
                          G_vec)

results_df$design_id <- paste(results_df$A_vec,
                              results_df$C_vec, 
                              results_df$R_vec)

# Objective function score visualization
{plot(x=results_df$x_vec, 
     y=results_df$G_vec, 
     col=factor(results_df$design_id),
     ylab="G (misclassification cost)",
     xlab="x (FPR)",
     pch=20)
legend("topright",
     inset = 0.01,
     pch=c(19,19,19,19),
     legend = c("A1:C2:R1",
                "A1:C2:R2", 
                "A2:C2:R1",
                "A2:C2:R2",
                "A1:C1:R1", 
                "A1:C1:R2", 
                "A2:C1:R1",
                "A2:C1:R2"),
     col = c("green",
             "blue",
             "yellow", 
             "grey", 
             "black",
             "red", 
             "cyan", 
             "purple"))}

## ---- chunk 18
# Generate data
set.seed(0)
n_vec = c(25, 50, 100, 200, 400, 800)
m = 1000 
df = data.frame(m=1:m)
table_df = data.frame(n=n_vec) # results table
mean_uniq_vec = c()
sd_uniq_vec = c()
for (n in n_vec){
  I = seq(n)
  samp_vec = c(sample(x=I, size=m ,replace=TRUE))
  df[paste("n",n , sep="")] = samp_vec
  
  mean_uniq_vec = c(mean_uniq_vec, mean(unique(samp_vec)))
  sd_uniq_vec = c(sd_uniq_vec, sd(unique(samp_vec)))
}

# #visualize data
{par(mfrow=c(2,3))
for(i in names(df)[2:7]){
  hist(df[[i]],
       xlab = "Number",
       main=i,
       ylim=c(0,210),
       breaks = as.numeric(substr(i,2,nchar(i)))/5)
}}

# bar plot of of unique values for different values of n
unique_df = t(data.frame(unique_sample_count = apply(df[, 2:(ncol(df))], 2, FUN=function(x){length(unique(x))}), 
                         n=n_vec))
{par(mfrow=c(1,1))
  barplot(
  unique_df,
  beside=TRUE
  )}

# make table of results
table_df$Mean_Unique = myRound(mean_uniq_vec, acc=2)
table_df$SD_Unique = myRound(sd_uniq_vec, acc=2)
table_df = data.frame(t(table_df))

knitr::kable(table_df, format = "markdown")
